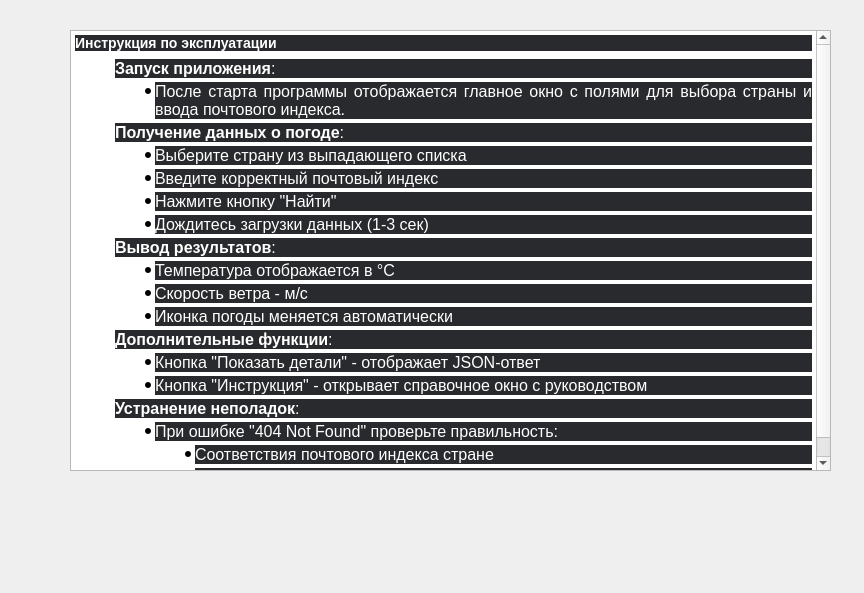
<?xml version="1.0" encoding="UTF-8"?>
<ui version="4.0">
 <class>InstructionsDialog</class>
 <widget class="QDialog" name="InstructionsDialog">
  <property name="geometry">
   <rect>
    <x>0</x>
    <y>0</y>
    <width>864</width>
    <height>593</height>
   </rect>
  </property>
  <property name="windowTitle">
   <string>Dialog</string>
  </property>
  <widget class="QTextEdit" name="textEdit">
   <property name="geometry">
    <rect>
     <x>70</x>
     <y>30</y>
     <width>761</width>
     <height>441</height>
    </rect>
   </property>
   <property name="html">
    <string>&lt;!DOCTYPE HTML PUBLIC &quot;-//W3C//DTD HTML 4.0//EN&quot; &quot;http://www.w3.org/TR/REC-html40/strict.dtd&quot;&gt;
&lt;html&gt;&lt;head&gt;&lt;meta name=&quot;qrichtext&quot; content=&quot;1&quot; /&gt;&lt;meta charset=&quot;utf-8&quot; /&gt;&lt;style type=&quot;text/css&quot;&gt;
p, li { white-space: pre-wrap; }
hr { height: 1px; border-width: 0; }
li.unchecked::marker { content: &quot;\2610&quot;; }
li.checked::marker { content: &quot;\2612&quot;; }
&lt;/style&gt;&lt;/head&gt;&lt;body style=&quot; font-family:'Segoe UI'; font-size:9pt; font-weight:400; font-style:normal;&quot;&gt;
&lt;h3 align=&quot;justify&quot; style=&quot; margin-top:0px; margin-bottom:0px; margin-left:0px; margin-right:0px; -qt-block-indent:0; text-indent:0px; line-height:150%; background-color:#292a2d;&quot;&gt;&lt;span style=&quot; font-family:'DeepSeek-CJK-patch','Inter','system-ui','-apple-system','BlinkMacSystemFont','Segoe UI','Roboto','Noto Sans','Ubuntu','Cantarell','Helvetica Neue','Oxygen','Open Sans','sans-serif'; font-size:14pt; font-weight:700; color:#ffffff; background-color:#292a2d;&quot;&gt;Инструкция по эксплуатации&lt;/span&gt;&lt;/h3&gt;
&lt;ol style=&quot;margin-top: 0px; margin-bottom: 0px; margin-left: 0px; margin-right: 0px; -qt-list-indent: 1;&quot;&gt;
&lt;li style=&quot; font-family:'DeepSeek-CJK-patch','Inter','system-ui','-apple-system','BlinkMacSystemFont','Segoe UI','Roboto','Noto Sans','Ubuntu','Cantarell','Helvetica Neue','Oxygen','Open Sans','sans-serif'; font-size:16px; color:#ffffff; background-color:#292a2d;&quot; align=&quot;justify&quot; style=&quot; margin-top:0px; margin-bottom:4px; margin-left:0px; margin-right:0px; -qt-block-indent:0; text-indent:0px;&quot;&gt;&lt;span style=&quot; font-weight:700;&quot;&gt;Запуск приложения&lt;/span&gt;:
&lt;ul style=&quot;margin-top: 0px; margin-bottom: 0px; margin-left: 0px; margin-right: 0px; -qt-list-indent: 2;&quot;&gt;
&lt;li style=&quot; font-family:'DeepSeek-CJK-patch','Inter','system-ui','-apple-system','BlinkMacSystemFont','Segoe UI','Roboto','Noto Sans','Ubuntu','Cantarell','Helvetica Neue','Oxygen','Open Sans','sans-serif'; font-size:16px; color:#ffffff; background-color:#292a2d;&quot; align=&quot;justify&quot; style=&quot; margin-top:4px; margin-bottom:0px; margin-left:0px; margin-right:0px; -qt-block-indent:0; text-indent:0px;&quot;&gt;После старта программы отображается главное окно с полями для выбора страны и ввода почтового индекса.&lt;/li&gt;&lt;/ul&gt;&lt;/li&gt;
&lt;li style=&quot; font-family:'DeepSeek-CJK-patch','Inter','system-ui','-apple-system','BlinkMacSystemFont','Segoe UI','Roboto','Noto Sans','Ubuntu','Cantarell','Helvetica Neue','Oxygen','Open Sans','sans-serif'; font-size:16px; color:#ffffff; background-color:#292a2d;&quot; align=&quot;justify&quot; style=&quot; margin-top:4px; margin-bottom:4px; margin-left:0px; margin-right:0px; -qt-block-indent:0; text-indent:0px;&quot;&gt;&lt;span style=&quot; font-weight:700;&quot;&gt;Получение данных о погоде&lt;/span&gt;:
&lt;ul style=&quot;margin-top: 0px; margin-bottom: 0px; margin-left: 0px; margin-right: 0px; -qt-list-indent: 2;&quot;&gt;
&lt;li style=&quot; font-family:'DeepSeek-CJK-patch','Inter','system-ui','-apple-system','BlinkMacSystemFont','Segoe UI','Roboto','Noto Sans','Ubuntu','Cantarell','Helvetica Neue','Oxygen','Open Sans','sans-serif'; font-size:16px; color:#ffffff; background-color:#292a2d;&quot; align=&quot;justify&quot; style=&quot; margin-top:4px; margin-bottom:0px; margin-left:0px; margin-right:0px; -qt-block-indent:0; text-indent:0px;&quot;&gt;Выберите страну из выпадающего списка&lt;/li&gt;
&lt;li style=&quot; font-family:'DeepSeek-CJK-patch','Inter','system-ui','-apple-system','BlinkMacSystemFont','Segoe UI','Roboto','Noto Sans','Ubuntu','Cantarell','Helvetica Neue','Oxygen','Open Sans','sans-serif'; font-size:16px; color:#ffffff; background-color:#292a2d;&quot; align=&quot;justify&quot; style=&quot; margin-top:4px; margin-bottom:0px; margin-left:0px; margin-right:0px; -qt-block-indent:0; text-indent:0px;&quot;&gt;Введите корректный почтовый индекс&lt;/li&gt;
&lt;li style=&quot; font-family:'DeepSeek-CJK-patch','Inter','system-ui','-apple-system','BlinkMacSystemFont','Segoe UI','Roboto','Noto Sans','Ubuntu','Cantarell','Helvetica Neue','Oxygen','Open Sans','sans-serif'; font-size:16px; color:#ffffff; background-color:#292a2d;&quot; align=&quot;justify&quot; style=&quot; margin-top:4px; margin-bottom:0px; margin-left:0px; margin-right:0px; -qt-block-indent:0; text-indent:0px;&quot;&gt;Нажмите кнопку &amp;quot;Найти&amp;quot;&lt;/li&gt;
&lt;li style=&quot; font-family:'DeepSeek-CJK-patch','Inter','system-ui','-apple-system','BlinkMacSystemFont','Segoe UI','Roboto','Noto Sans','Ubuntu','Cantarell','Helvetica Neue','Oxygen','Open Sans','sans-serif'; font-size:16px; color:#ffffff; background-color:#292a2d;&quot; align=&quot;justify&quot; style=&quot; margin-top:4px; margin-bottom:0px; margin-left:0px; margin-right:0px; -qt-block-indent:0; text-indent:0px;&quot;&gt;Дождитесь загрузки данных (1-3 сек)&lt;/li&gt;&lt;/ul&gt;&lt;/li&gt;
&lt;li style=&quot; font-family:'DeepSeek-CJK-patch','Inter','system-ui','-apple-system','BlinkMacSystemFont','Segoe UI','Roboto','Noto Sans','Ubuntu','Cantarell','Helvetica Neue','Oxygen','Open Sans','sans-serif'; font-size:16px; color:#ffffff; background-color:#292a2d;&quot; align=&quot;justify&quot; style=&quot; margin-top:4px; margin-bottom:4px; margin-left:0px; margin-right:0px; -qt-block-indent:0; text-indent:0px;&quot;&gt;&lt;span style=&quot; font-weight:700;&quot;&gt;Вывод результатов&lt;/span&gt;:
&lt;ul style=&quot;margin-top: 0px; margin-bottom: 0px; margin-left: 0px; margin-right: 0px; -qt-list-indent: 2;&quot;&gt;
&lt;li style=&quot; font-family:'DeepSeek-CJK-patch','Inter','system-ui','-apple-system','BlinkMacSystemFont','Segoe UI','Roboto','Noto Sans','Ubuntu','Cantarell','Helvetica Neue','Oxygen','Open Sans','sans-serif'; font-size:16px; color:#ffffff; background-color:#292a2d;&quot; align=&quot;justify&quot; style=&quot; margin-top:4px; margin-bottom:0px; margin-left:0px; margin-right:0px; -qt-block-indent:0; text-indent:0px;&quot;&gt;Температура отображается в °C&lt;/li&gt;
&lt;li style=&quot; font-family:'DeepSeek-CJK-patch','Inter','system-ui','-apple-system','BlinkMacSystemFont','Segoe UI','Roboto','Noto Sans','Ubuntu','Cantarell','Helvetica Neue','Oxygen','Open Sans','sans-serif'; font-size:16px; color:#ffffff; background-color:#292a2d;&quot; align=&quot;justify&quot; style=&quot; margin-top:4px; margin-bottom:0px; margin-left:0px; margin-right:0px; -qt-block-indent:0; text-indent:0px;&quot;&gt;Скорость ветра - м/с&lt;/li&gt;
&lt;li style=&quot; font-family:'DeepSeek-CJK-patch','Inter','system-ui','-apple-system','BlinkMacSystemFont','Segoe UI','Roboto','Noto Sans','Ubuntu','Cantarell','Helvetica Neue','Oxygen','Open Sans','sans-serif'; font-size:16px; color:#ffffff; background-color:#292a2d;&quot; align=&quot;justify&quot; style=&quot; margin-top:4px; margin-bottom:0px; margin-left:0px; margin-right:0px; -qt-block-indent:0; text-indent:0px;&quot;&gt;Иконка погоды меняется автоматически&lt;/li&gt;&lt;/ul&gt;&lt;/li&gt;
&lt;li style=&quot; font-family:'DeepSeek-CJK-patch','Inter','system-ui','-apple-system','BlinkMacSystemFont','Segoe UI','Roboto','Noto Sans','Ubuntu','Cantarell','Helvetica Neue','Oxygen','Open Sans','sans-serif'; font-size:16px; color:#ffffff; background-color:#292a2d;&quot; align=&quot;justify&quot; style=&quot; margin-top:4px; margin-bottom:4px; margin-left:0px; margin-right:0px; -qt-block-indent:0; text-indent:0px;&quot;&gt;&lt;span style=&quot; font-weight:700;&quot;&gt;Дополнительные функции&lt;/span&gt;:
&lt;ul style=&quot;margin-top: 0px; margin-bottom: 0px; margin-left: 0px; margin-right: 0px; -qt-list-indent: 2;&quot;&gt;
&lt;li style=&quot; font-family:'DeepSeek-CJK-patch','Inter','system-ui','-apple-system','BlinkMacSystemFont','Segoe UI','Roboto','Noto Sans','Ubuntu','Cantarell','Helvetica Neue','Oxygen','Open Sans','sans-serif'; font-size:16px; color:#ffffff; background-color:#292a2d;&quot; align=&quot;justify&quot; style=&quot; margin-top:4px; margin-bottom:0px; margin-left:0px; margin-right:0px; -qt-block-indent:0; text-indent:0px;&quot;&gt;Кнопка &amp;quot;Показать детали&amp;quot; - отображает JSON-ответ&lt;/li&gt;
&lt;li style=&quot; font-family:'DeepSeek-CJK-patch','Inter','system-ui','-apple-system','BlinkMacSystemFont','Segoe UI','Roboto','Noto Sans','Ubuntu','Cantarell','Helvetica Neue','Oxygen','Open Sans','sans-serif'; font-size:16px; color:#ffffff; background-color:#292a2d;&quot; align=&quot;justify&quot; style=&quot; margin-top:4px; margin-bottom:0px; margin-left:0px; margin-right:0px; -qt-block-indent:0; text-indent:0px;&quot;&gt;Кнопка &amp;quot;Инструкция&amp;quot; - открывает справочное окно с руководством&lt;/li&gt;&lt;/ul&gt;&lt;/li&gt;
&lt;li style=&quot; font-family:'DeepSeek-CJK-patch','Inter','system-ui','-apple-system','BlinkMacSystemFont','Segoe UI','Roboto','Noto Sans','Ubuntu','Cantarell','Helvetica Neue','Oxygen','Open Sans','sans-serif'; font-size:16px; color:#ffffff; background-color:#292a2d;&quot; align=&quot;justify&quot; style=&quot; margin-top:4px; margin-bottom:4px; margin-left:0px; margin-right:0px; -qt-block-indent:0; text-indent:0px;&quot;&gt;&lt;span style=&quot; font-weight:700;&quot;&gt;Устранение неполадок&lt;/span&gt;:
&lt;ul style=&quot;margin-top: 0px; margin-bottom: 0px; margin-left: 0px; margin-right: 0px; -qt-list-indent: 2;&quot;&gt;
&lt;li style=&quot; font-family:'DeepSeek-CJK-patch','Inter','system-ui','-apple-system','BlinkMacSystemFont','Segoe UI','Roboto','Noto Sans','Ubuntu','Cantarell','Helvetica Neue','Oxygen','Open Sans','sans-serif'; font-size:16px; color:#ffffff; background-color:#292a2d;&quot; align=&quot;justify&quot; style=&quot; margin-top:4px; margin-bottom:4px; margin-left:0px; margin-right:0px; -qt-block-indent:0; text-indent:0px;&quot;&gt;При ошибке &amp;quot;404 Not Found&amp;quot; проверьте правильность:
&lt;ul style=&quot;margin-top: 0px; margin-bottom: 0px; margin-left: 0px; margin-right: 0px; -qt-list-indent: 3;&quot;&gt;
&lt;li style=&quot; font-family:'DeepSeek-CJK-patch','Inter','system-ui','-apple-system','BlinkMacSystemFont','Segoe UI','Roboto','Noto Sans','Ubuntu','Cantarell','Helvetica Neue','Oxygen','Open Sans','sans-serif'; font-size:16px; color:#ffffff; background-color:#292a2d;&quot; align=&quot;justify&quot; style=&quot; margin-top:4px; margin-bottom:0px; margin-left:0px; margin-right:0px; -qt-block-indent:0; text-indent:0px;&quot;&gt;Соответствия почтового индекса стране&lt;/li&gt;
&lt;li style=&quot; font-family:'DeepSeek-CJK-patch','Inter','system-ui','-apple-system','BlinkMacSystemFont','Segoe UI','Roboto','Noto Sans','Ubuntu','Cantarell','Helvetica Neue','Oxygen','Open Sans','sans-serif'; font-size:16px; color:#ffffff; background-color:#292a2d;&quot; align=&quot;justify&quot; style=&quot; margin-top:4px; margin-bottom:0px; margin-left:0px; margin-right:0px; -qt-block-indent:0; text-indent:0px;&quot;&gt;Наличия интернет-соединения&lt;/li&gt;&lt;/ul&gt;&lt;/li&gt;&lt;/ul&gt;&lt;/li&gt;&lt;/ol&gt;&lt;/body&gt;&lt;/html&gt;</string>
   </property>
  </widget>
 </widget>
 <resources/>
 <connections/>
</ui>
